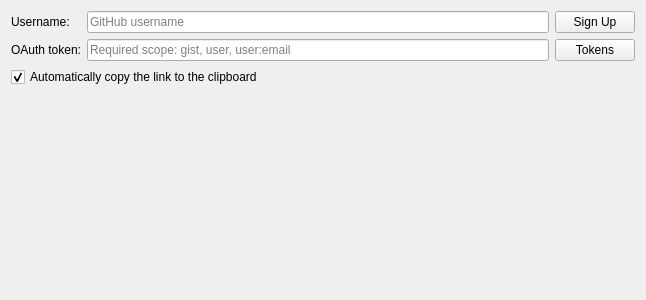
<?xml version="1.0" encoding="UTF-8"?>
<ui version="4.0">
 <class>OptionsWidget</class>
 <widget class="QWidget" name="OptionsWidget">
  <property name="geometry">
   <rect>
    <x>0</x>
    <y>0</y>
    <width>646</width>
    <height>300</height>
   </rect>
  </property>
  <property name="windowTitle">
   <string>Form</string>
  </property>
  <layout class="QGridLayout" name="gridLayout_2">
   <item row="0" column="0">
    <layout class="QGridLayout" name="gridLayout">
     <item row="1" column="1">
      <widget class="QLineEdit" name="tokenEdit">
       <property name="echoMode">
        <enum>QLineEdit::Normal</enum>
       </property>
       <property name="placeholderText">
        <string>Required scope: gist, user, user:email</string>
       </property>
      </widget>
     </item>
     <item row="1" column="0">
      <widget class="QLabel" name="labelOAuthToken">
       <property name="text">
        <string>OAuth token:</string>
       </property>
      </widget>
     </item>
     <item row="0" column="1">
      <widget class="QLineEdit" name="userEdit">
       <property name="placeholderText">
        <string>GitHub username</string>
       </property>
      </widget>
     </item>
     <item row="0" column="0">
      <widget class="QLabel" name="labelUserName">
       <property name="text">
        <string>Username:</string>
       </property>
      </widget>
     </item>
     <item row="1" column="2">
      <widget class="QPushButton" name="tokensButton">
       <property name="text">
        <string>Tokens</string>
       </property>
      </widget>
     </item>
     <item row="0" column="2">
      <widget class="QPushButton" name="signUpButton">
       <property name="text">
        <string>Sign Up</string>
       </property>
      </widget>
     </item>
    </layout>
   </item>
   <item row="2" column="0">
    <widget class="QLabel" name="footerLabel">
     <property name="sizePolicy">
      <sizepolicy hsizetype="Expanding" vsizetype="Expanding">
       <horstretch>0</horstretch>
       <verstretch>0</verstretch>
      </sizepolicy>
     </property>
     <property name="text">
      <string/>
     </property>
     <property name="alignment">
      <set>Qt::AlignCenter</set>
     </property>
    </widget>
   </item>
   <item row="1" column="0">
    <widget class="QCheckBox" name="copyLinkBox">
     <property name="text">
      <string>Automatically copy the link to the clipboard</string>
     </property>
     <property name="checked">
      <bool>true</bool>
     </property>
    </widget>
   </item>
  </layout>
 </widget>
 <resources/>
 <connections/>
</ui>
